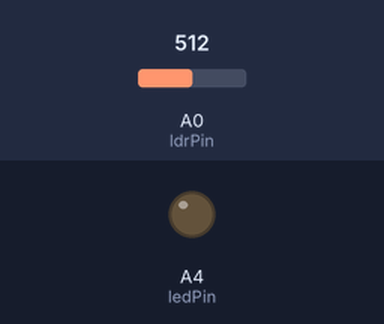
A program run on a simulated Arduino Nano, built with avr-gcc and run on an emulated ATmega328P. On the bench: output pins drawn as LEDs (lit = HIGH). The inputs (shaded band) are chosen by the test bench; at power-on: A0 (ldrPin) = 512.

Above: at 1.2 s.
1.3 s: A0 (ldrPin) set to 716
At 2.1 s:
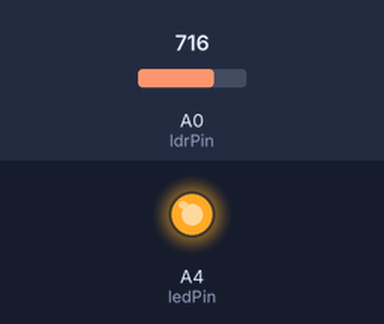
Timing chart, 0 to 4.3 s (numbered marks = the images above; inputs shaded):
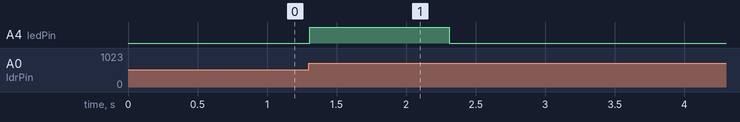

Measured:
- after the input at 1.3 s, A4 (ledPin): LOW → HIGH at once, → LOW 1.0 s later

The program:

main.cpp
```cpp
#include <Arduino.h>

int ldrPin = A0;     // the cell and 10K pulldown are connected to a0
int ledPin = A4;
long ldrValue1, ldrValue2;


void setup(void) {
   pinMode (ledPin,OUTPUT);  // set the siren pin as output
   pinMode (ldrPin,INPUT);  // set the siren pin as output
   //Serial.begin(9600);
}

void loop(void) {
  ldrValue1 = analogRead(ldrPin);
  delay(10);
  ldrValue2 = analogRead(ldrPin);

  if (ldrValue2-ldrValue1 > 20){ //||ldrValue2-ldrValue1 > 20
  digitalWrite(ledPin,HIGH);
  delay(1000);
  digitalWrite(ledPin, LOW);
  }
  //Serial.print("Analog reading = ");
  //Serial.println(ldrValue1);     // the raw analog reading
}
```
